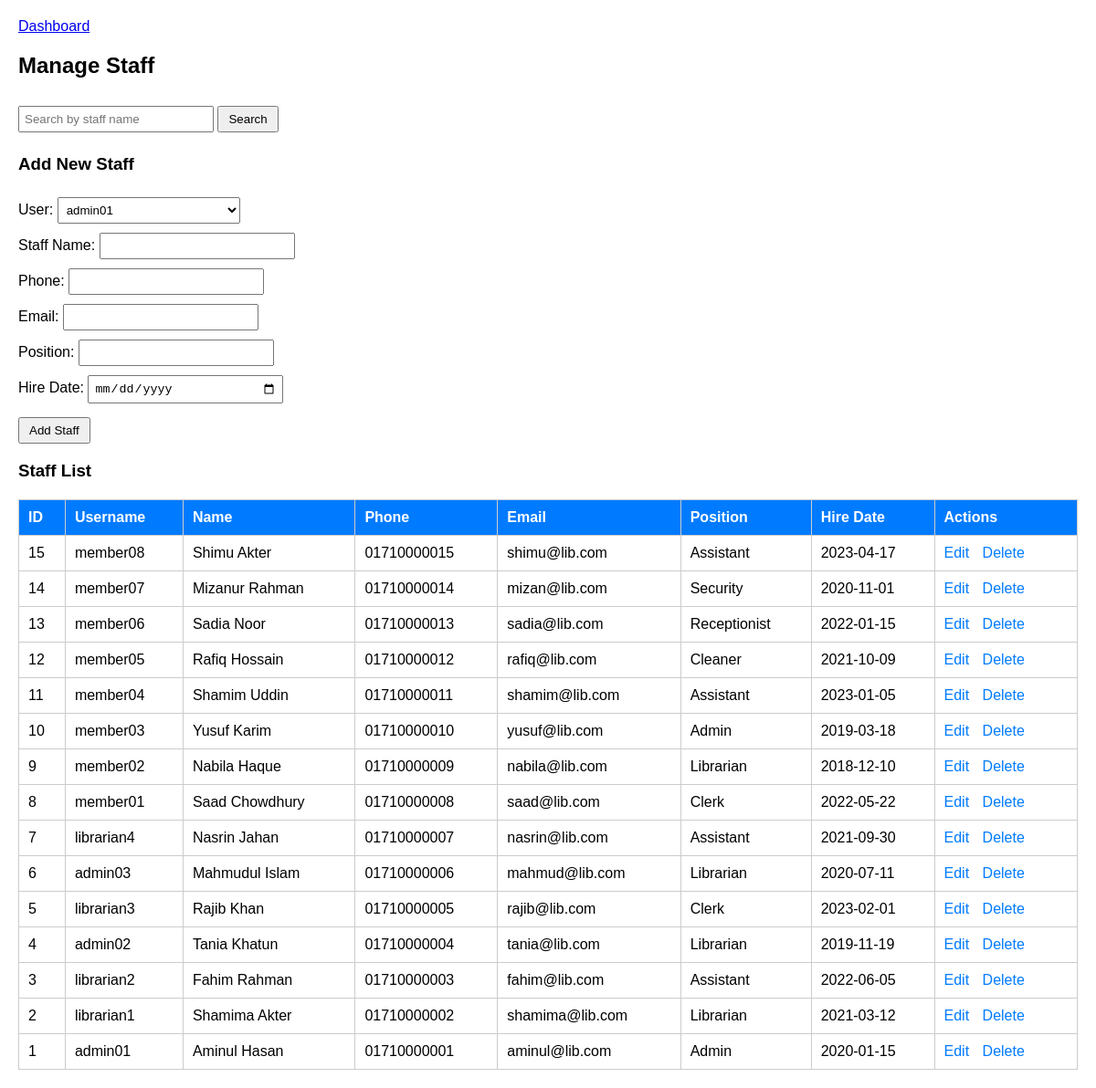
The page /lms/staff.php (signed in) on the database its author committed.
### tables this page shows
CREATE TABLE `staff` (
  `staff_id` int(11) NOT NULL,
  `user_id` int(11) DEFAULT NULL,
  `staff_name` varchar(20) DEFAULT NULL,
  `phone` varchar(20) DEFAULT NULL,
  `email` varchar(25) DEFAULT NULL,
  `position` varchar(20) DEFAULT NULL,
  `hire_date` date DEFAULT NULL
);

CREATE TABLE `users` (
  `user_id` int(11) NOT NULL,
  `username` varchar(20) DEFAULT NULL,
  `password` varchar(20) DEFAULT NULL,
  `role` enum('admin','librarian','member') DEFAULT NULL,
  `created_at` timestamp NOT NULL DEFAULT current_timestamp()
);

### lms/staff.php (the view, shortened to what this page needs)
<?php
include 'db.php';
$search = '';
if(isset($_GET['search'])){
    $search = $_GET['search'];
    $query = "SELECT * FROM staff WHERE staff_name LIKE '%$search%' ORDER BY staff_id DESC";
}else{
    $query = "SELECT * FROM staff ORDER BY staff_id DESC";
}
$users = $conn->query("SELECT * FROM users");
?>
<!DOCTYPE html>
<html>
<head>
</head>
<body>
    <div class="top-nav">
        <a href="dashboard.php">Dashboard</a>
    </div>
    <h2>Manage Staff</h2>
    <form method="GET" action="">
        <input type="text" name="search" placeholder="Search by staff name" value="<?php echo htmlspecialchars($search); ?>">
        <input type="submit" value="Search">
    </form>
    <?php
    if(isset($_GET['edit'])){
        $staff_id = $_GET['edit'];
        $staff = $conn->query("SELECT * FROM staff WHERE staff_id='$staff_id'")->fetch_assoc();
    ?>
    <h3>Edit Staff</h3>
    <form method="POST" action="">
        <input type="hidden" name="staff_id" value="<?php echo $staff['staff_id']; ?>">
        User:
        <select name="user_id" required>
            <?php while($user = $users->fetch_assoc()){ ?>
                <option value="<?php echo $user['user_id']; ?>" <?php if($user['user_id']==$staff['user_id']) echo 'selected'; ?>><?php echo $user['username']; ?></option>
            <?php } ?>
        </select><br>
        Staff Name: <input type="text" name="staff_name" value="<?php echo $staff['staff_name']; ?>" required><br>
        Phone: <input type="text" name="phone" value="<?php echo $staff['phone']; ?>" required><br>
        Email: <input type="email" name="email" value="<?php echo $staff['email']; ?>" required><br>
        Position: <input type="text" name="position" value="<?php echo $staff['position']; ?>" required><br>
        Hire Date: <input type="date" name="hire_date" value="<?php echo $staff['hire_date']; ?>" required><br>
        <input type="submit" name="edit_staff" value="Update Staff">
    </form>
    <?php } else { ?>
    <h3>Add New Staff</h3>
    <form method="POST" action="">
        User:
        <select name="user_id" required>
            <?php while($user = $users->fetch_assoc()){ ?>
                <option value="<?php echo $user['user_id']; ?>"><?php echo $user['username']; ?></option>
            <?php } ?>
        </select><br>
        Staff Name: <input type="text" name="staff_name" required><br>
        Phone: <input type="text" name="phone" required><br>
        Email: <input type="email" name="email" required><br>
        Position: <input type="text" name="position" required><br>
        Hire Date: <input type="date" name="hire_date" required><br>
        <input type="submit" name="add_staff" value="Add Staff">
    </form>
    <?php } ?>
    <h3>Staff List</h3>
    <table>
        <tr>
            <th>ID</th><th>Username</th><th>Name</th><th>Phone</th><th>Email</th><th>Position</th><th>Hire Date</th><th>Actions</th>
        </tr>
        <?php
        $result = $conn->query($query);
        while($row = $result->fetch_assoc()){
            $username = $conn->query("SELECT username FROM users WHERE user_id='".$row['user_id']."'")->fetch_assoc()['username'];
        ?>
        <tr>
            <td><?php echo $row['staff_id']; ?></td>
            <td><?php echo $username; ?></td>
            <td><?php echo $row['staff_name']; ?></td>
            <td><?php echo $row['phone']; ?></td>
            <td><?php echo $row['email']; ?></td>
            <td><?php echo $row['position']; ?></td>
            <td><?php echo $row['hire_date']; ?></td>
            <td>
                <a class="edit-link" href="staff.php?edit=<?php echo $row['staff_id']; ?>">Edit</a>
                <a class="delete-link" href="staff.php?delete=<?php echo $row['staff_id']; ?>" onclick="return confirm('Are you sure?')">Delete</a>
            </td>
        </tr>
        <?php } ?>
    </table>
</body>
</html>

### lms/staff.php (style rules this page uses)
body { font-family: Arial; margin:20px; }
table { border-collapse: collapse; width:100%; margin-top:20px; }
th, td { border:1px solid #ccc; padding:10px; text-align:left; }
th { background:#007BFF; color:white; }
form { margin-top:20px; }
select, input[type=text], input[type=email], input[type=date] { padding:5px; margin:5px 0; width:200px; }
input[type=submit] { padding:5px 10px; margin-top:10px; }
.edit-link, .delete-link { margin-right:10px; color:#007BFF; text-decoration:none; }

### rows shown on the page
staff: staff_id "15", user.username "member08", staff_name "Shimu Akter", phone "01710000015", email "shimu@lib.com", position "Assistant", hire_date "2023-04-17"
staff: staff_id "14", user.username "member07", staff_name "Mizanur Rahman", phone "01710000014", email "mizan@lib.com", position "Security", hire_date "2020-11-01"
staff: staff_id "13", user.username "member06", staff_name "Sadia Noor", phone "01710000013", email "sadia@lib.com", position "Receptionist", hire_date "2022-01-15"
staff: staff_id "12", user.username "member05", staff_name "Rafiq Hossain", phone "01710000012", email "rafiq@lib.com", position "Cleaner", hire_date "2021-10-09"
staff: staff_id "11", user.username "member04", staff_name "Shamim Uddin", phone "01710000011", email "shamim@lib.com", position "Assistant", hire_date "2023-01-05"
staff: staff_id "10", user.username "member03", staff_name "Yusuf Karim", phone "01710000010", email "yusuf@lib.com", position "Admin", hire_date "2019-03-18"
staff: staff_id "9", user.username "member02", staff_name "Nabila Haque", phone "01710000009", email "nabila@lib.com", position "Librarian", hire_date "2018-12-10"
staff: staff_id "8", user.username "member01", staff_name "Saad Chowdhury", phone "01710000008", email "saad@lib.com", position "Clerk", hire_date "2022-05-22"
staff: staff_id "7", user.username "librarian4", staff_name "Nasrin Jahan", phone "01710000007", email "nasrin@lib.com", position "Assistant", hire_date "2021-09-30"
staff: staff_id "6", user.username "admin03", staff_name "Mahmudul Islam", phone "01710000006", email "mahmud@lib.com", position "Librarian", hire_date "2020-07-11"
staff: staff_id "5", user.username "librarian3", staff_name "Rajib Khan", phone "01710000005", email "rajib@lib.com", position "Clerk", hire_date "2023-02-01"
staff: staff_id "4", user.username "admin02", staff_name "Tania Khatun", phone "01710000004", email "tania@lib.com", position "Librarian", hire_date "2019-11-19"
staff: staff_id "3", user.username "librarian2", staff_name "Fahim Rahman", phone "01710000003", email "fahim@lib.com", position "Assistant", hire_date "2022-06-05"
staff: staff_id "2", user.username "librarian1", staff_name "Shamima Akter", phone "01710000002", email "shamima@lib.com", position "Librarian", hire_date "2021-03-12"
staff: staff_id "1", user.username "admin01", staff_name "Aminul Hasan", phone "01710000001", email "aminul@lib.com", position "Admin", hire_date "2020-01-15"

### other values the page prints
form field user_id "admin01"
